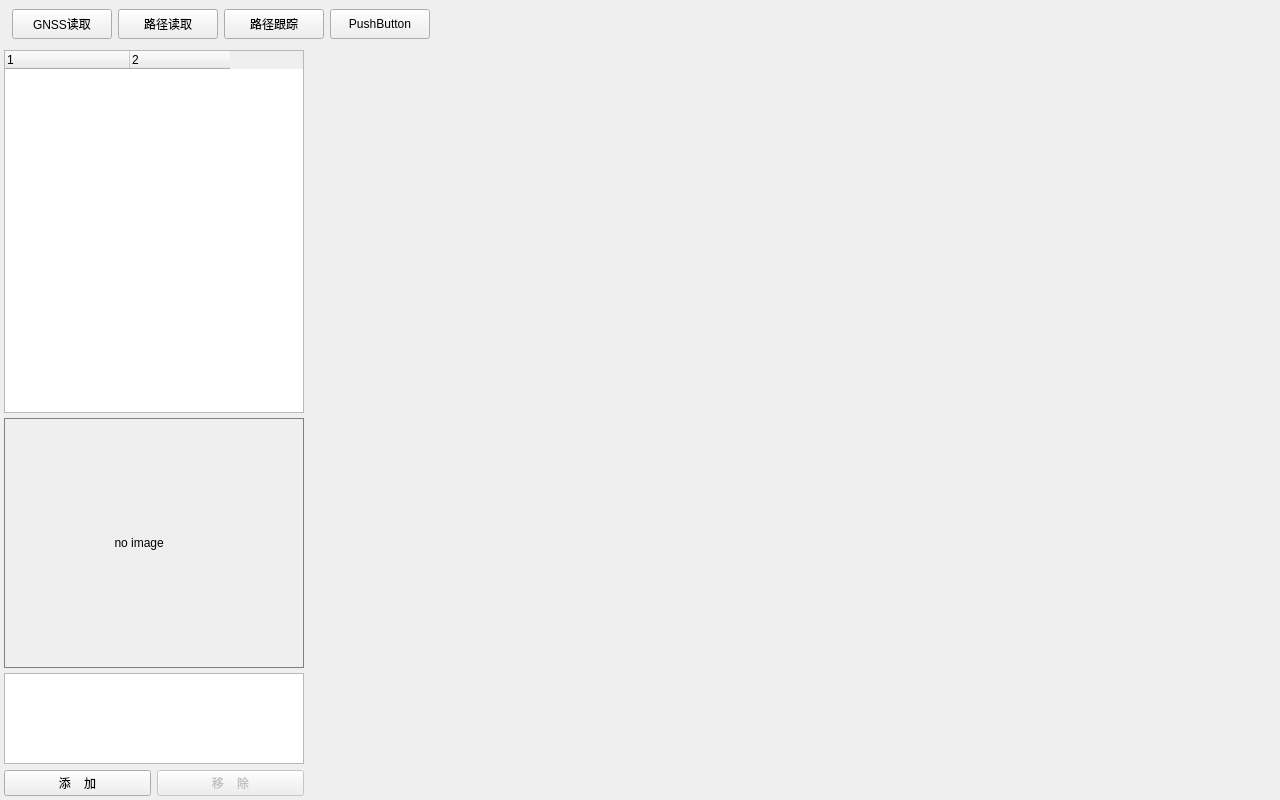
<?xml version="1.0" encoding="UTF-8"?>
<ui version="4.0">
 <class>work_Obstacle</class>
 <widget class="QWidget" name="work_Obstacle">
  <property name="geometry">
   <rect>
    <x>0</x>
    <y>0</y>
    <width>1280</width>
    <height>800</height>
   </rect>
  </property>
  <property name="windowTitle">
   <string>Form</string>
  </property>
  <layout class="QGridLayout" name="gridLayout">
   <property name="leftMargin">
    <number>4</number>
   </property>
   <property name="topMargin">
    <number>4</number>
   </property>
   <property name="rightMargin">
    <number>4</number>
   </property>
   <property name="bottomMargin">
    <number>4</number>
   </property>
   <item row="1" column="0">
    <layout class="QHBoxLayout" name="horizontalLayout" stretch="1,4">
     <item>
      <layout class="QVBoxLayout" name="verticalLayout_2">
       <item>
        <layout class="QVBoxLayout" name="verticalLayout" stretch="4,0,1">
         <property name="spacing">
          <number>5</number>
         </property>
         <item>
          <widget class="QTreeWidget" name="treeWidget_layer">
           <property name="minimumSize">
            <size>
             <width>300</width>
             <height>0</height>
            </size>
           </property>
           <property name="maximumSize">
            <size>
             <width>300</width>
             <height>16777215</height>
            </size>
           </property>
           <property name="frameShape">
            <enum>QFrame::StyledPanel</enum>
           </property>
           <property name="frameShadow">
            <enum>QFrame::Raised</enum>
           </property>
           <property name="columnCount">
            <number>2</number>
           </property>
           <attribute name="headerCascadingSectionResizes">
            <bool>true</bool>
           </attribute>
           <attribute name="headerMinimumSectionSize">
            <number>100</number>
           </attribute>
           <attribute name="headerDefaultSectionSize">
            <number>125</number>
           </attribute>
           <attribute name="headerHighlightSections">
            <bool>true</bool>
           </attribute>
           <attribute name="headerStretchLastSection">
            <bool>false</bool>
           </attribute>
           <column>
            <property name="text">
             <string notr="true">1</string>
            </property>
           </column>
           <column>
            <property name="text">
             <string notr="true">2</string>
            </property>
           </column>
          </widget>
         </item>
         <item>
          <widget class="QLabel" name="label_image">
           <property name="minimumSize">
            <size>
             <width>300</width>
             <height>250</height>
            </size>
           </property>
           <property name="maximumSize">
            <size>
             <width>300</width>
             <height>250</height>
            </size>
           </property>
           <property name="styleSheet">
            <string notr="true">border:1px solid grey;</string>
           </property>
           <property name="text">
            <string>                                no image</string>
           </property>
          </widget>
         </item>
         <item>
          <widget class="QTextBrowser" name="textBrowser_layerDescription">
           <property name="minimumSize">
            <size>
             <width>300</width>
             <height>0</height>
            </size>
           </property>
           <property name="maximumSize">
            <size>
             <width>300</width>
             <height>16777215</height>
            </size>
           </property>
           <property name="tabStopWidth">
            <number>30</number>
           </property>
          </widget>
         </item>
        </layout>
       </item>
       <item>
        <layout class="QHBoxLayout" name="horizontalLayout_4">
         <item>
          <widget class="QPushButton" name="button_add_layer">
           <property name="text">
            <string>添    加</string>
           </property>
          </widget>
         </item>
         <item>
          <widget class="QPushButton" name="button_remove_layer">
           <property name="enabled">
            <bool>false</bool>
           </property>
           <property name="text">
            <string>移    除</string>
           </property>
          </widget>
         </item>
        </layout>
       </item>
      </layout>
     </item>
     <item>
      <layout class="QVBoxLayout" name="RVizLayout">
       <property name="spacing">
        <number>0</number>
       </property>
      </layout>
     </item>
    </layout>
   </item>
   <item row="0" column="0">
    <widget class="QWidget" name="widget" native="true">
     <property name="minimumSize">
      <size>
       <width>800</width>
       <height>40</height>
      </size>
     </property>
     <layout class="QHBoxLayout" name="horizontalLayout_3">
      <property name="leftMargin">
       <number>8</number>
      </property>
      <property name="topMargin">
       <number>1</number>
      </property>
      <property name="rightMargin">
       <number>0</number>
      </property>
      <property name="bottomMargin">
       <number>0</number>
      </property>
      <item>
       <layout class="QHBoxLayout" name="horizontalLayout_2">
        <item>
         <widget class="QToolButton" name="work_pbt_GNSSConnetion">
          <property name="minimumSize">
           <size>
            <width>100</width>
            <height>30</height>
           </size>
          </property>
          <property name="text">
           <string>GNSS读取</string>
          </property>
         </widget>
        </item>
        <item>
         <widget class="QToolButton" name="work_pbt_loadPath">
          <property name="minimumSize">
           <size>
            <width>100</width>
            <height>30</height>
           </size>
          </property>
          <property name="text">
           <string>路径读取</string>
          </property>
         </widget>
        </item>
        <item>
         <widget class="QToolButton" name="work_pbt_AutoNavigation">
          <property name="minimumSize">
           <size>
            <width>100</width>
            <height>30</height>
           </size>
          </property>
          <property name="text">
           <string>路径跟踪</string>
          </property>
         </widget>
        </item>
        <item>
         <widget class="QPushButton" name="pushButton_4">
          <property name="minimumSize">
           <size>
            <width>100</width>
            <height>30</height>
           </size>
          </property>
          <property name="text">
           <string>PushButton</string>
          </property>
         </widget>
        </item>
       </layout>
      </item>
      <item>
       <spacer name="horizontalSpacer">
        <property name="orientation">
         <enum>Qt::Horizontal</enum>
        </property>
        <property name="sizeHint" stdset="0">
         <size>
          <width>835</width>
          <height>20</height>
         </size>
        </property>
       </spacer>
      </item>
     </layout>
    </widget>
   </item>
  </layout>
 </widget>
 <resources/>
 <connections/>
</ui>
